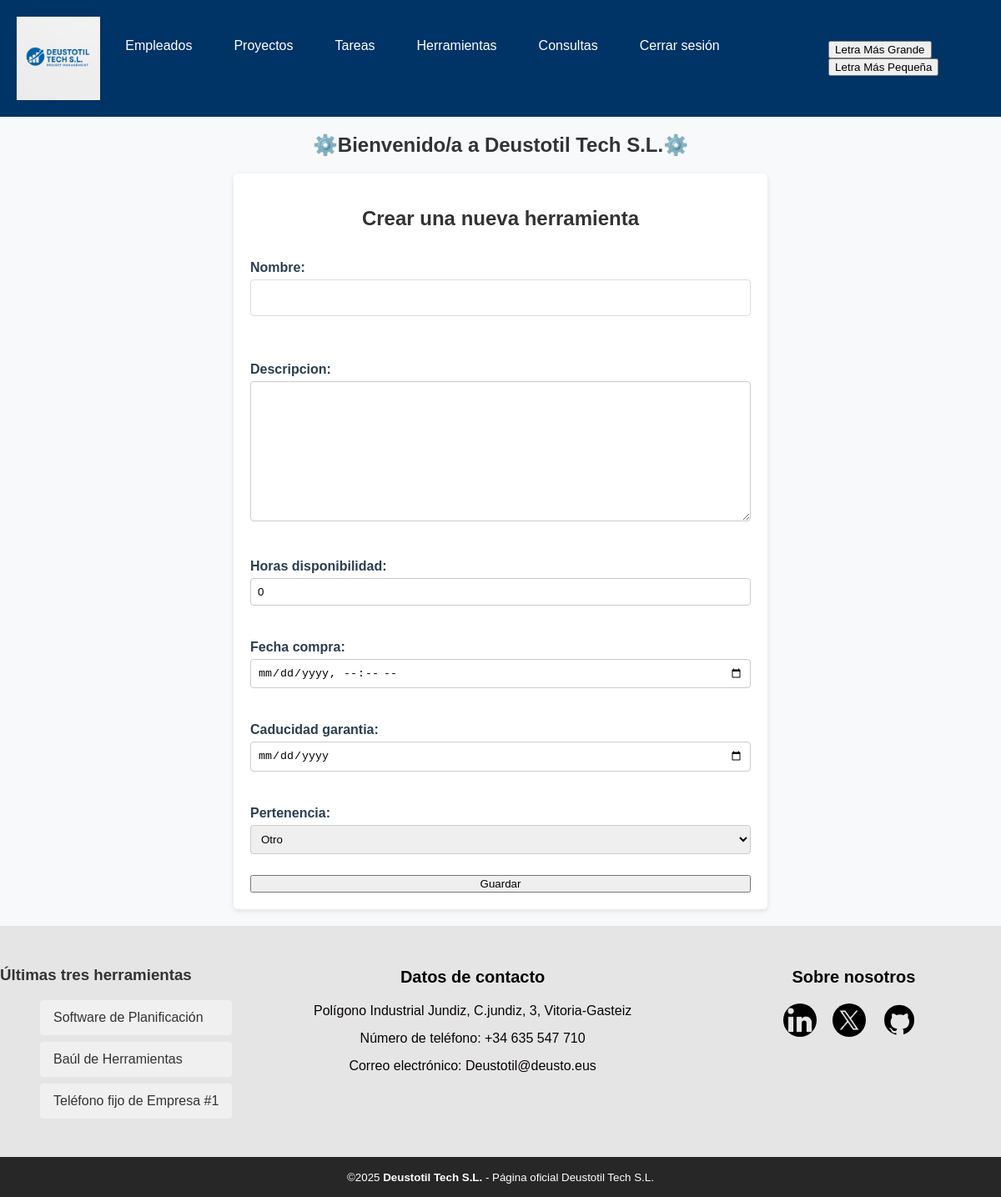
The page /AppDjango/herramientas/crear/ (signed in) on the database its author committed.
### AppDjango/models.py (models this page shows, shortened)
class Herramienta(models.Model):
    nombre = models.CharField(max_length=100)
    descripcion = models.TextField()
    horas_disponibilidad = models.IntegerField(default=0)
    fecha_compra = models.DateTimeField(null=True, blank=True) # null: si se deja vacio en formulario (en bd = null)
    caducidad_garantia = models.DateField(null=True, blank=True) # null: si se deja vacio en formulario (en bd = null)
    pertenencia = models.CharField(max_length=20, choices=DEPARTAMENTOS, default='otro')

### AppDjango/views.py (the view)
# urls.py: path('herramientas/crear/', HerramientaCreateView.as_view(), name='crear_herramienta'),
class HerramientaCreateView(LoginRequiredMixin,CreateView):
    model = Herramienta
    template_name = "crear-herramienta.html"
    form_class = HerramientaForm
    success_url = reverse_lazy("herramientas")
    context_object_name = "herramienta"
    def get_context_data(self, **kwargs):
        context = super().get_context_data(**kwargs)
        context['ultimas_herramientas'] = Herramienta.objects.order_by('-id')[:3]
        return context

### AppDjango/forms.py
class HerramientaForm(forms.ModelForm):
    class Meta:
        model = Herramienta
        fields = '__all__'
        widgets = {
            'fecha_compra': forms.DateTimeInput(attrs={
                'type': 'datetime-local',
                'class': 'form-control',
            }),
            'caducidad_garantia': forms.DateInput(attrs={
                'type': 'date',
                'class': 'form-control',
            }),
        }
    def __init__(self, *args, **kwargs):
        super().__init__(*args, **kwargs)
        if self.instance and self.instance.fecha_compra:
            self.initial['fecha_compra'] = self.instance.fecha_compra.strftime('%Y-%m-%dT%H:%M')
        if self.instance and self.instance.caducidad_garantia:
            self.initial['caducidad_garantia'] = self.instance.caducidad_garantia.strftime('%Y-%m-%d')

### AppDjango/templates/crear-herramienta.html (shortened to what this page needs)
{%extends 'base.html'%}
{%block contenido%}
    <div class="formulario">
        <h2> Crear una  nueva herramienta </h2>
        <form action="{% url 'crear_herramienta'%}" method="POST">
            {{form.as_p}}
            <button type="submit"> Guardar </button>
        </form>
    </div>
{%endblock %}
{% block footer_contenido %}
    <div class="ultimos-registros">
        <h3>Últimas tres herramientas</h3>
        <ul>
            {% for herramienta in ultimas_herramientas %}
                <li>
                    <a href="{% url 'detalle_herramienta' herramienta.pk %}">{{ herramienta.nombre }}</a>
                </li>
            {% empty %}
                <li>No existen herramientas</li>
            {% endfor %}
        </ul>
    </div>
{% endblock %}

### static/css/styles.css (style rules this page uses)
body { margin: 0; font-family: Arial, sans-serif; background-color: #f8f9fa; color: #333; }
h2 { text-align: center; margin-top: 20px; }
.ultimos-registros li { background-color: #f0f0f0; margin: 8px; padding: 12px 16px; border-radius: 4px; list-style: none; }
.ultimos-registros li a { text-decoration: none; color: #333; display: block; }
.formulario { max-width: 600px; margin: 20px auto; background-color: #fff; padding: 20px; border-radius: 5px; box-shadow: 0 2px 6px rgba(0, 0, 0, 0.1); }
.formulario p { margin-bottom: 15px; }
.formulario label { display: block; margin-bottom: 5px; font-weight: bold; }
.formulario input, .formulario select, .formulario textarea { width: 100%; padding: 8px; box-sizing: border-box; margin-bottom: 10px; border: 1px solid #ccc; border-radius: 4px; }
form { display: flex; flex-direction: column; }
label { margin-bottom: 0.5rem; font-weight: 600; color: #2c3e50; }
input[type="text"], input[type="password"] { padding: 12px 15px; margin-bottom: 1.5rem; border: 1px solid #ddd; border-radius: 4px; font-size: 1rem; transition: border 0.3s; }

### rows shown on the page
Herramienta: nombre "Software de Planificación"
Herramienta: nombre "Baúl de Herramientas"
Herramienta: nombre "Teléfono fijo de Empresa #1"
